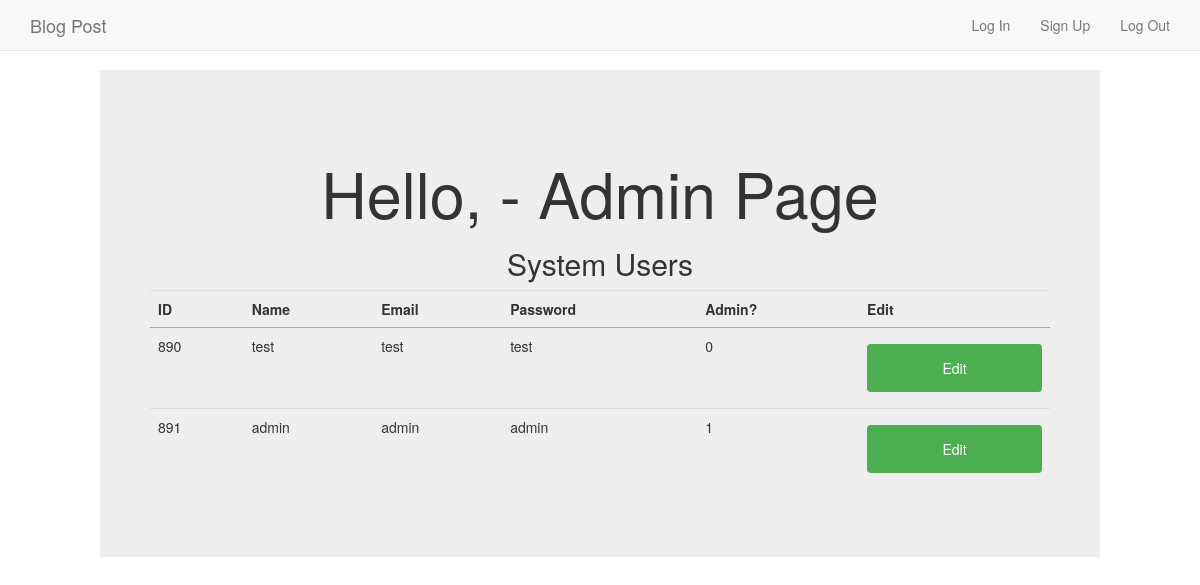
The app's page /admin.php, older data.
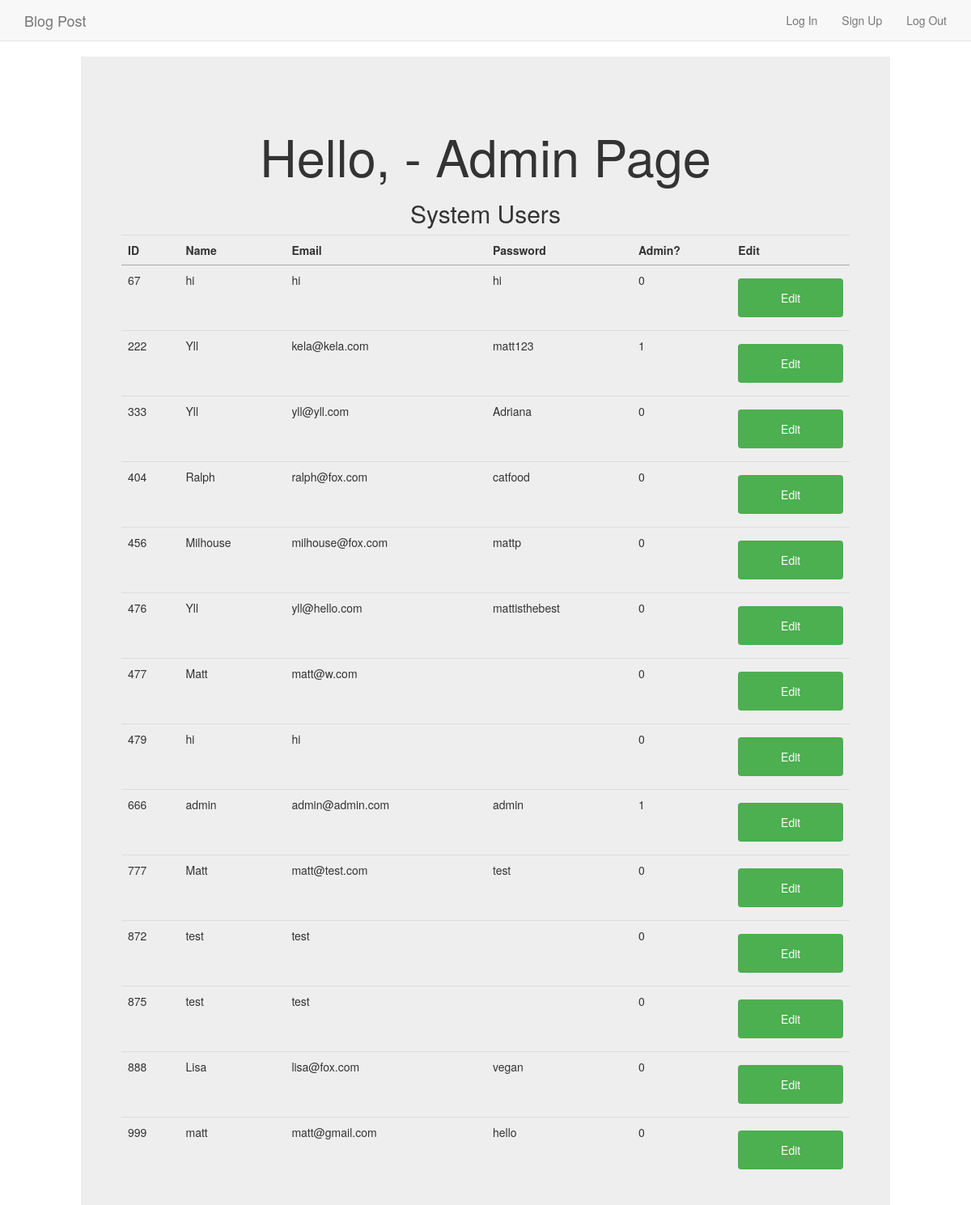
The same page, newer data.
### tables this page shows
CREATE TABLE `students` (
  `id` int(10) UNSIGNED NOT NULL,
  `name` varchar(32) DEFAULT NULL,
  `email` varchar(32) DEFAULT NULL,
  `pwd` varchar(16) DEFAULT NULL,
  `isAdmin` tinyint(1) NOT NULL
);

### admin.php (the view, shortened to what this page needs)
<!DOCTYPE html>
<html>
	<head>
		<link rel="stylesheet" href="https://maxcdn.bootstrapcdn.com/bootstrap/3.3.7/css/bootstrap.min.css">
		<link href="simpsons.css" type="text/css" rel="stylesheet" />
	</head>
	<body>
		<nav class="navbar navbar-default navbar-fixed-top">
      <div class="container">
        <div class="navbar-header">
          <a class="navbar-brand" href="start.php">Blog Post</a>
        </div>
        <div id="navbar" class="navbar-collapse collapse">
          <ul class="nav navbar-nav navbar-right">
            <li><a href="login.php">Log In</a></li>
            <li><a href="signup.php">Sign Up</a></li>
						<li><a href="start.php">Log Out</a></li>
          </ul>
        </div>
      </div>
    </nav>
		<div class = "jumbotron" >
			<div class = "table1" >
		<table class="table table-hover">
			<tr><th>ID</th><th>Name</th><th>Email</th><th>Password</th><th>Admin?</th><th>Edit</th></tr>
			<?php
			$name = $_SESSION["name"];
			?>
			<h1>Hello, <? print $name; ?> - Admin Page </h1>
			<h2> System Users </h2>
			<?
			$query = "SELECT *
			          FROM students";
			$db = new PDO("mysql:dbname=simpsons", "root", "");
			$db->setAttribute(PDO::ATTR_ERRMODE, PDO::ERRMODE_EXCEPTION);
			$rows = $db->query($query);
			foreach ($rows as $row) {
				?>
				<tr>
					<td>
						<?= $row["id"] ?>
					</td>
					<td>
						<?= $row["name"] ?>
					</td>
				<td>
					<?= $row["email"] ?>
				</td>
				<td>
					<?= $row["pwd"] ?>
				</td>
			<td>
				<?= $row["isAdmin"] ?>
			</td>
			<td>
				<form id="editInfo" action="edit_info.php" method="post" >
					<fieldset>
						<input type="submit" value="Edit" />
					</fieldset>
				</form>
			</td>
		</tr>
				<?php
			}
			?>
		</table>
	</div>
</div>
	</body>
</html>

### simpsons.css (style rules this page uses)
html { background-color: white; }
body { width: 1000px; height: 600px; margin: auto; padding-top: 70px; }
table th { border-bottom: 1px solid #aaa; text-align: left; }
table th, table td { padding-right: 1em; }
h1,h2 { text-align: center; }
.table1 { padding-left: 50px; padding-right: 50px; padding-top: 20px; }
input[type=submit] { width: 100%; background-color: #4CAF50; color: white; padding: 14px 20px; margin: 8px 0; border: none; border-radius: 4px; cursor: pointer; }

Row changes from the older to the newer data that the page shows:
removed students: id "890", name "test", email "test", pwd "test", isAdmin "0"
removed students: id "891", name "admin", email "admin", pwd "admin", isAdmin "1"
added students: id "67", name "hi", email "hi", pwd "hi", isAdmin "0"
added students: id "222", name "Yll", email "kela@kela.com", pwd "matt123", isAdmin "1"
added students: id "333", name "Yll", email "yll@yll.com", pwd "Adriana", isAdmin "0"
added students: id "404", name "Ralph", email "ralph@fox.com", pwd "catfood", isAdmin "0"
added students: id "456", name "Milhouse", email "milhouse@fox.com", pwd "mattp", isAdmin "0"
added students: id "476", name "Yll", email "yll@hello.com", pwd "mattisthebest", isAdmin "0"
added students: id "477", name "Matt", email "matt@w.com", isAdmin "0"
added students: id "479", name "hi", email "hi", isAdmin "0"
added students: id "666", name "admin", email "admin@admin.com", pwd "admin", isAdmin "1"
added students: id "777", name "Matt", email "matt@test.com", pwd "test", isAdmin "0"
added students: id "872", name "test", email "test", isAdmin "0"
added students: id "875", name "test", email "test", isAdmin "0"
added students: id "888", name "Lisa", email "lisa@fox.com", pwd "vegan", isAdmin "0"
added students: id "999", name "matt", email "matt@gmail.com", pwd "hello", isAdmin "0"
